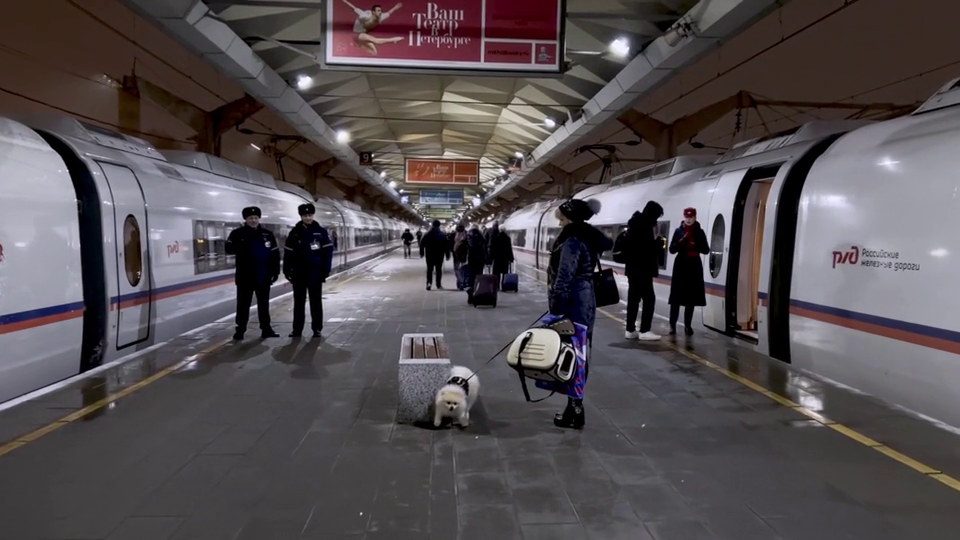
#> input picture frame 27 of Testeo/express-train-139537.mp4, 960 x 540 px
$ python cars.py
#> lines starting #> are read from the running program, lines starting #| are printed output that depends on the picture; after the words box and inside, x2 and y2 are one past the last pixel; in counts of white or black regions, pixels touching at a corner belong together
import time
import numpy as np
import cv2
# Create our body classifier
car_classifier = cv2.CascadeClassifier('haarcascade_fullbody.xml')
# Initiate video capture for video file
cap = cv2.VideoCapture('express-train-139537.mp4')
# Loop once video is successfully loaded
while cap.isOpened():

    time.sleep(.05)
    # Read first frame
    ret, frame = cap.read()
#> frame is the input picture: shape (540, 960, 3); mean B, G, R 81.3, 78, 84.5
    gray = cv2.cvtColor(frame, cv2.COLOR_BGR2GRAY)
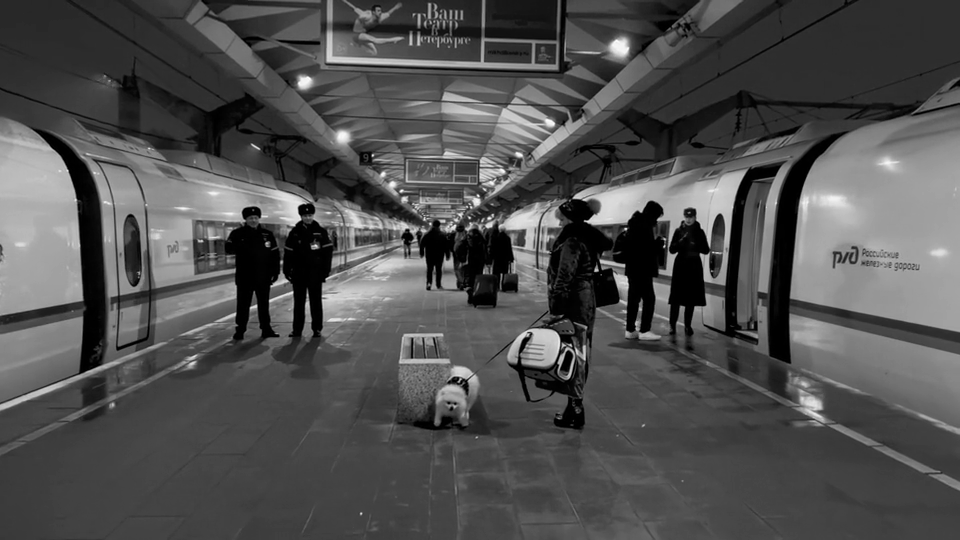
#> gray: shape (540, 960); min 0, max 254, mean 80.3

    # Pass frame to our car classifier
    cars = car_classifier.detectMultiScale(gray, 1.1, 2)
#> cars = [[409, 206, 47, 94], [181, 197, 41, 82], [651, 218, 67, 134], [204, 170, 94, 187], [600, 183, 77, 154], [262, 183, 89, 177]]

    # Extract bounding boxes for any bodies identified
    for (x,y,w,h) in cars:
        cv2.rectangle(frame, (x, y), (x+w, y+h), (0, 255, 255), 2)
        cv2.imshow('Cars', frame)
#> this loop made 6 passes
#> pass 1, `cv2.imshow('Cars', frame)`:
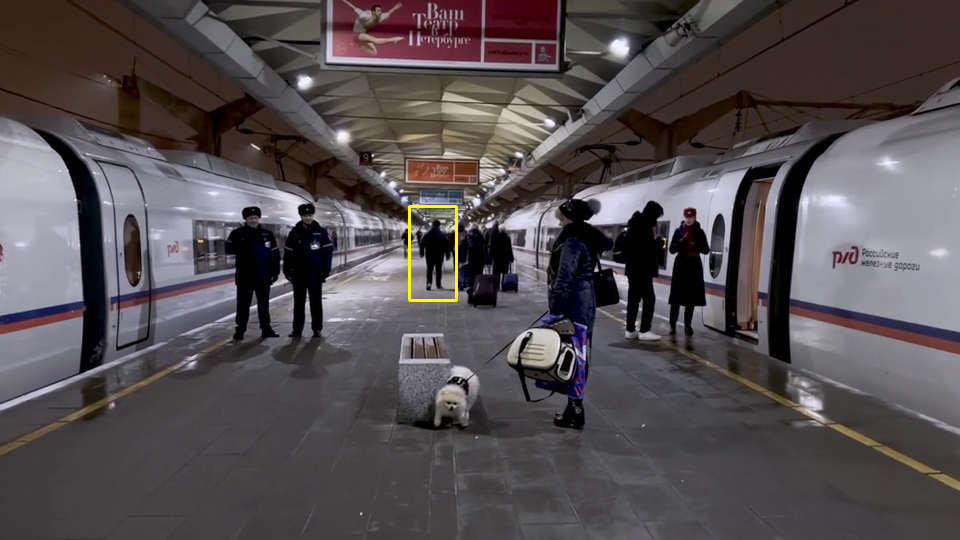
#> window 'Cars': shape (540, 960, 3); mean B, G, R 81.2, 78.3, 84.7
#> pass 2, `cv2.imshow('Cars', frame)`:
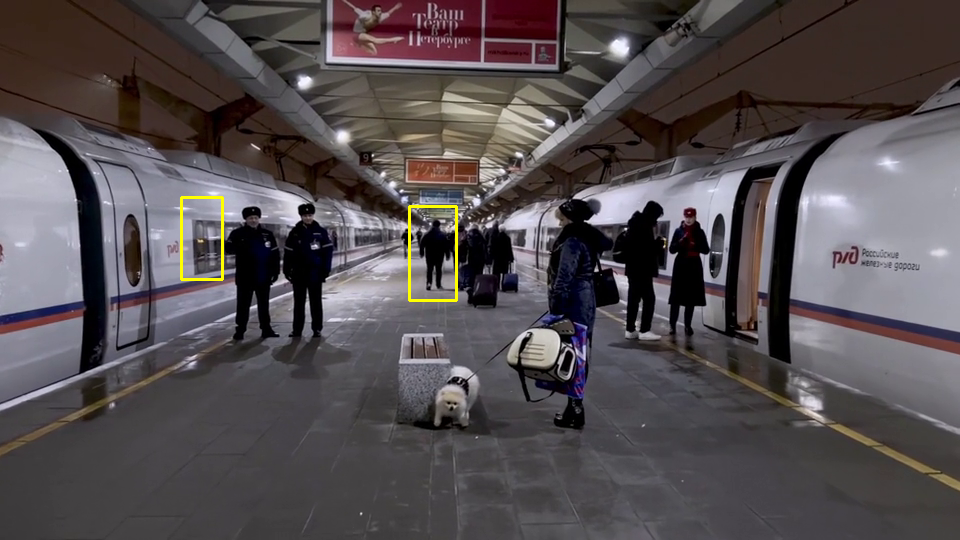
#> window 'Cars': shape (540, 960, 3); mean B, G, R 81, 78.4, 84.9
#> after the loop:
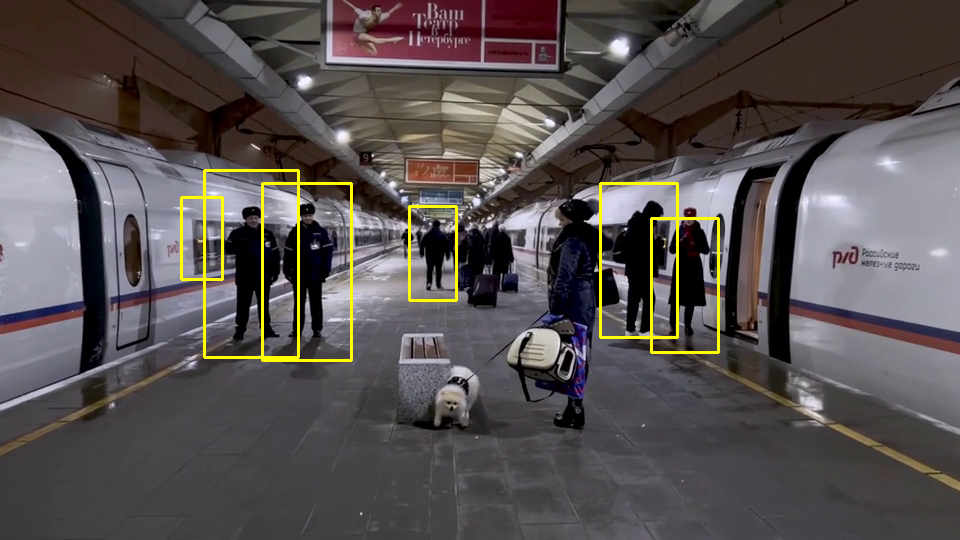
#> frame: shape (540, 960, 3); 1.42% of pixels changed, all inside (x1, y1, x2, y2) = (180, 169, 720, 362)
   # Esperar a que se presione la tecla "q" para salir del bucle
    if cv2.waitKey(1) & 0xFF == ord('q'):
#> (key q is pressed here)
        break
cap.release()
cv2.destroyAllWindows()

$ run again, starting later in the video
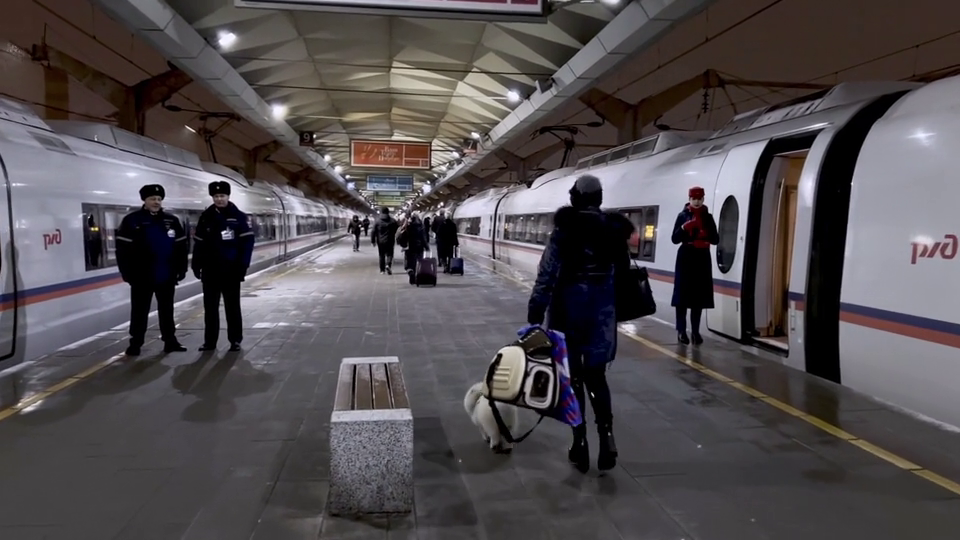
#> input picture frame 121 of Testeo/express-train-139537.mp4, 960 x 540 px
#> frame is the input picture: shape (540, 960, 3); mean B, G, R 80.4, 77.4, 82.5
#> `gray = cv2.cvtColor(frame, cv2.COLOR_BGR2GRAY)`:
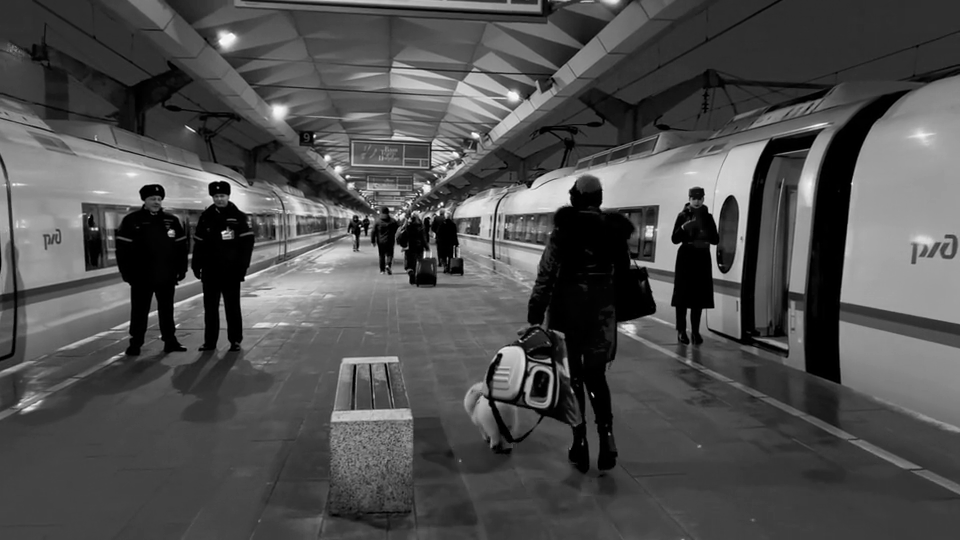
#> gray: shape (540, 960); min 0, max 255, mean 79.2
#> cars = [[363, 199, 42, 85], [648, 192, 86, 172], [163, 153, 112, 224], [88, 155, 118, 235], [493, 101, 192, 384]]
#> the loop `for (x,y,w,h) in cars:` made 5 passes
#> after the loop `for (x,y,w,h) in cars:`:
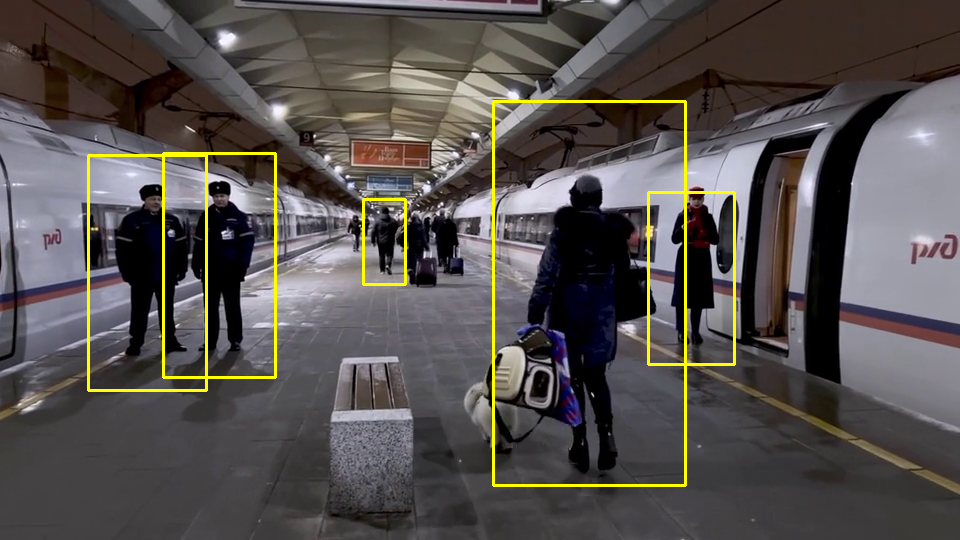
#> frame: shape (540, 960, 3); 1.89% of pixels changed, all inside (x1, y1, x2, y2) = (87, 100, 736, 487)

$ run again, starting later in the video
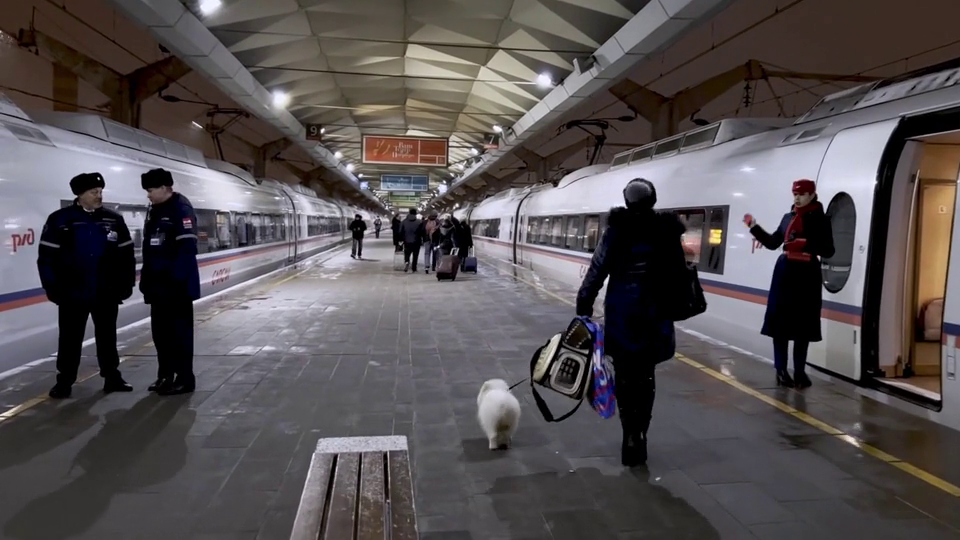
#> input picture frame 216 of Testeo/express-train-139537.mp4, 960 x 540 px
#> frame is the input picture: shape (540, 960, 3); mean B, G, R 82.7, 80.8, 86.6
#> `gray = cv2.cvtColor(frame, cv2.COLOR_BGR2GRAY)`:
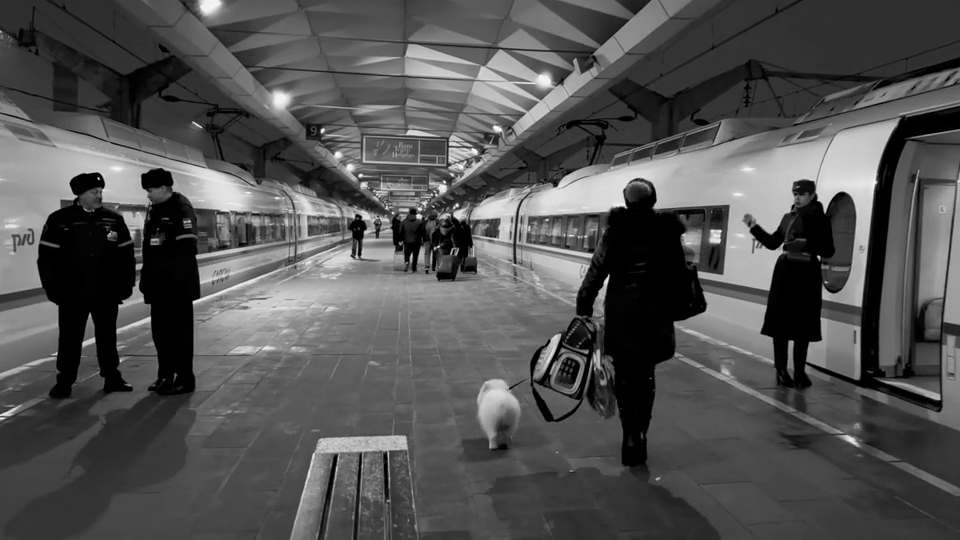
#> gray: shape (540, 960); min 0, max 255, mean 82.8
#> cars = [[339, 201, 33, 66], [385, 196, 46, 93], [590, 320, 85, 170], [734, 202, 112, 223], [101, 156, 133, 267], [4, 132, 150, 299], [542, 121, 182, 363]]
#> the loop `for (x,y,w,h) in cars:` made 7 passes
#> after the loop `for (x,y,w,h) in cars:`:
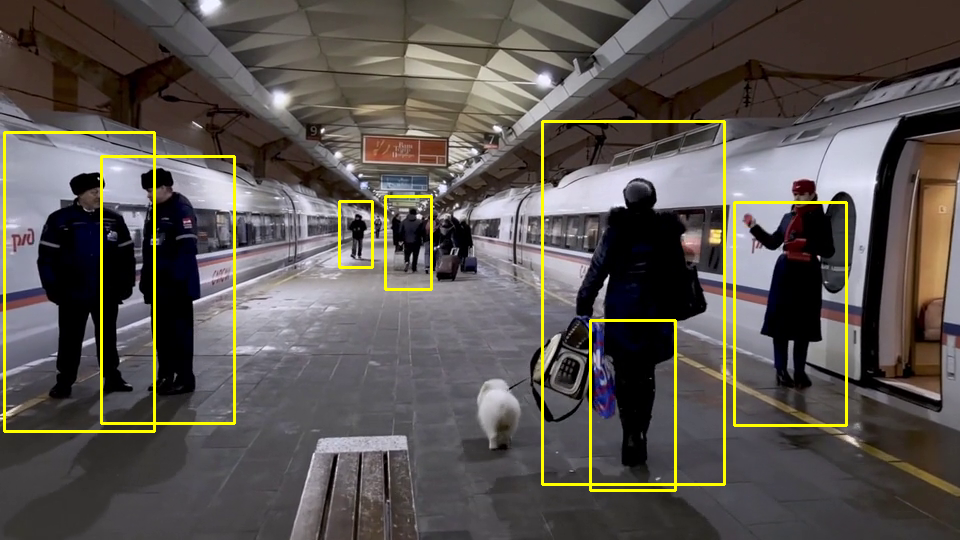
#> frame: shape (540, 960, 3); 2.56% of pixels changed, all inside (x1, y1, x2, y2) = (3, 120, 848, 492)
